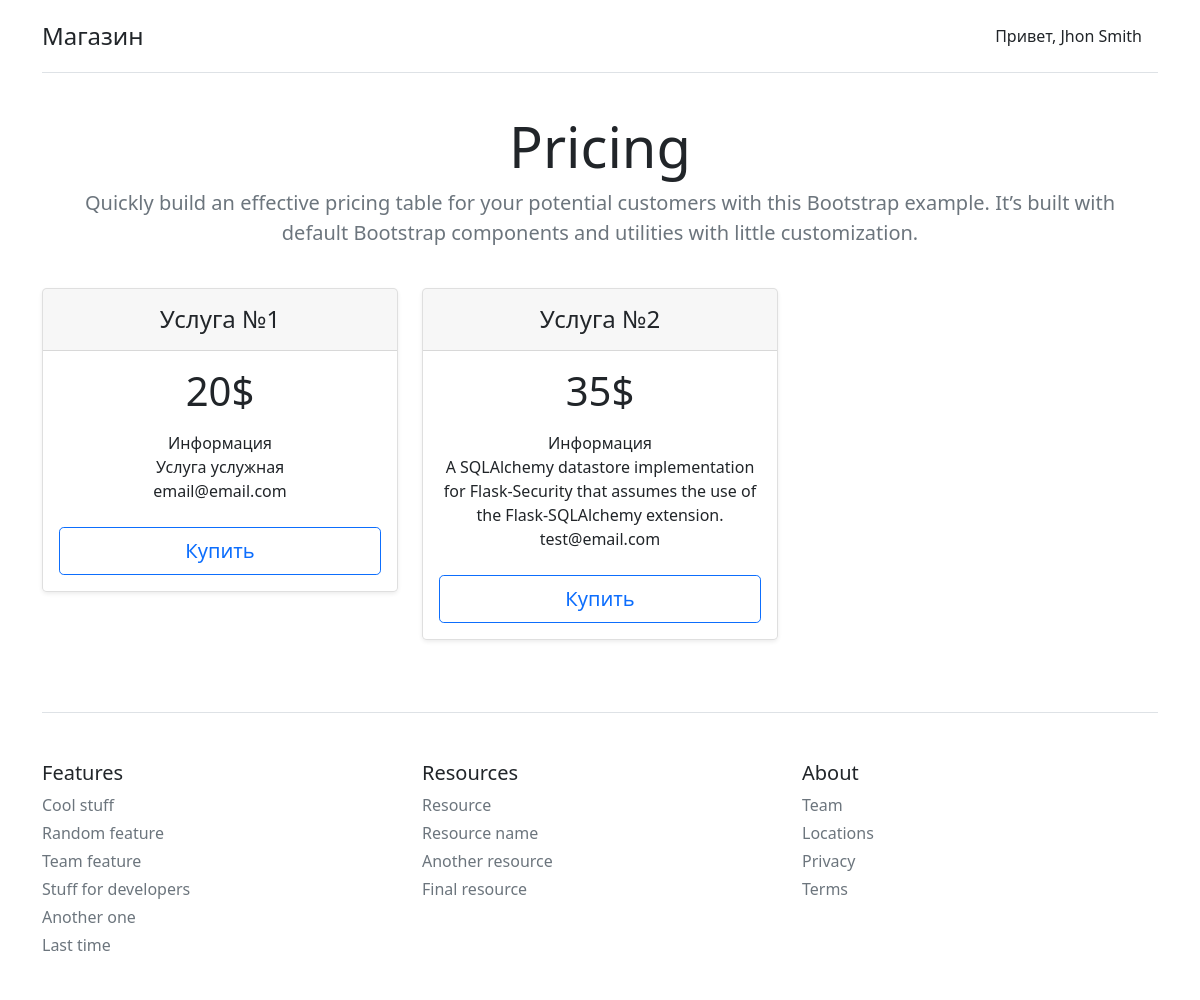
/ (signed in), run on the app's committed database.
### eshop/models.py (models this page shows, shortened)
class Main:
    def add_to(self):
        try:
            db.session.add(self)
            db.session.commit()
            return True
        except Exception as e:
            print(e)
            return False

class User(db.Model, UserMixin, Main):
    __tablename__ = 'eshop_User'
    id = db.Column(
        db.Integer,
        primary_key=True
    )
    email = db.Column(
        db.String(100),
        unique=True,
        nullable=False
    )
    username = db.Column(
        db.String(100),
        unique=True,
        nullable=False
    )
    name = db.Column(
        db.String(200)
    )
    password = db.Column(
        db.String(200),
        primary_key=False,
        unique=False,
        nullable=False
    )
    reg_date = db.Column(
        db.DateTime,
        default=datetime.utcnow
    )
    active = db.Column(db.Boolean(), default=True)
    roles = db.relationship('Role', secondary=roles_users, backref=db.backref('users', lazy='dynamic'))

class Product(db.Model, Main):
    __tablename__ = 'eshop_Product'
    id = db.Column(
        db.Integer,
        primary_key=True
    )
    title = db.Column(
        db.String(100),
        nullable=False
    )
    price = db.Column(
        db.Integer,
        nullable=False
    )
    onStorage = db.Column(
        db.Boolean,
        default=True
    )
    description = db.Column(
        db.Text,
        nullable=False
    )
    creator = db.Column(
        db.String(100),
        db.ForeignKey('eshop_User.email')
    )

### eshop/routes.py (the view)
@app.route('/')
def index():
    products = Product.query.all()
    return render_template('home/index.html', products=products, current_user=current_user)

### eshop/templates/home/index.html (shortened to what this page needs)
{% extends 'base.html' %}
{% block content %}
<main>
    <div class="pricing-header p-3 pb-md-4 mx-auto text-center">
      <h1 class="display-4 fw-normal">Pricing</h1>
      <p class="fs-5 text-muted">Quickly build an effective pricing table for your potential customers with this Bootstrap example. It’s built with default Bootstrap components and utilities with little customization.</p>
    </div>
    <div class="row row-cols-1 row-cols-md-3 mb-3 text-center">
      {% for product in products %}
        <div class="col">
        <div class="card mb-4 rounded-3 shadow-sm">
          <div class="card-header py-3">
            <h4 class="my-0 fw-normal">{{ product.title }}</h4>
          </div>
          <div class="card-body">
            <h1 class="card-title pricing-card-title">{{ product.price }}$</h1>
            <ul class="list-unstyled mt-3 mb-4">
              <li>Информация</li>
              <li>
                {{ product.description }}
              </li>
              <li>
                {{ product.creator }}
              </li>
            </ul>
            <a type="button" class="w-100 btn btn-lg btn-outline-primary" href="{{ url_for('purchase', product_id=product.id) }}">Купить</a>
          </div>
        </div>
      </div>
      {% endfor %}
    </div>
  </main>
{% endblock %}

### eshop/templates/header.html
<header>
    <div class="d-flex flex-column flex-md-row align-items-center pb-3 mb-4 border-bottom">
      <a href="{{ url_for('index') }}" class="d-flex align-items-center text-dark text-decoration-none">
        <span class="fs-4">Магазин</span>
      </a>
      <nav class="d-inline-flex mt-2 mt-md-0 ms-md-auto">
        {% if not current_user.is_authenticated  %}
          <a class="me-3 py-2 text-dark text-decoration-none" href="{{ url_for('about') }}">О нас</a>
          <a class="btn btn-outline-warning" href="{{ url_for('auth_bp.login') }}">Войти</a>
        {% else %}
          {% if current_user.has_role('editor') %}
            <a class="me-3 py-2 text-dark text-decoration-none" href="{{ url_for('dashboard', username=current_user.username) }}">Привет, {{ current_user.name }}</a>
          {% else %}
            <a class="me-3 py-2 text-dark text-decoration-none" href="{{ url_for('user_dashboard', username=current_user.username) }}">Привет, {{ current_user.name }}</a>
          {% endif %}
        {% endif %}
      </nav>
    </div>
</header>

### data on the page
User: name "Jhon Smith"
Product: title "Услуга №1", price "20", description "Услуга услужная", creator "email@email.com"
Product: title "Услуга №2", price "35", description "A SQLAlchemy datastore implementation for Flask-Security that assumes the use of the Flask-SQLAlchemy extension.", creator "test@email.com"
